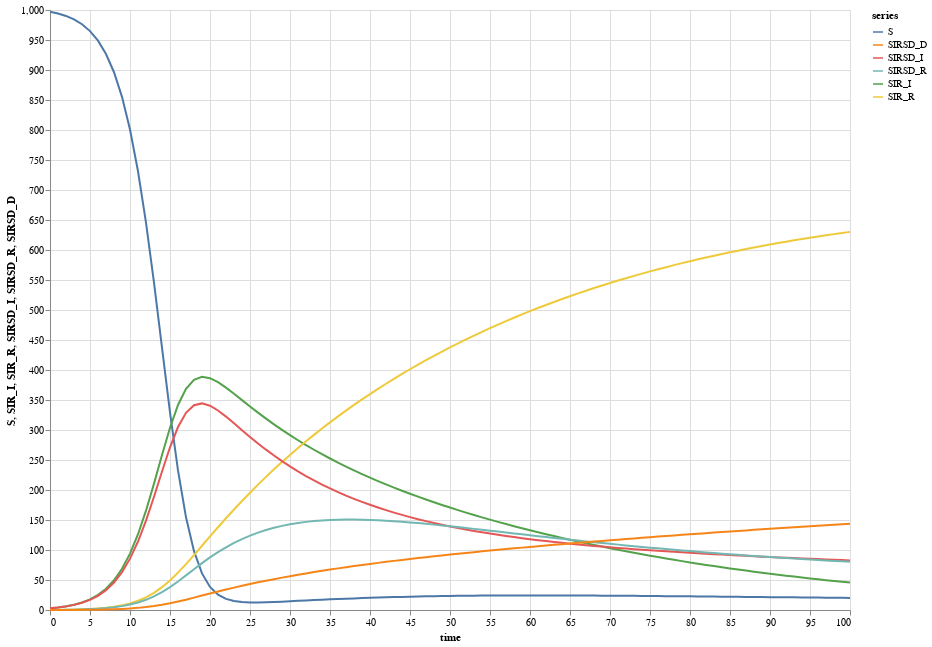

Here is the notebook cell this chart was saved with:
### Code cell
points = simulate(joined at [0..100 by 1])

S = series(value(points.S), "S", {{ style = "lines" }})
SIR_I = series(value(points.SIR_I), "SIR_I", {{ style = "lines" }})
SIR_R = series(value(points.SIR_R), "SIR_R", {{ style = "lines" }})

SIRSD_I = series(value(points.SIRSD_I), "SIRSD_I", {{ style = "lines" }})
SIRSD_R = series(value(points.SIRSD_R), "SIRSD_R", {{ style = "lines" }})
SIRSD_D = series(value(points.SIRSD_D), "SIRSD_D", {{ style = "lines" }})

plot("", [S, SIR_I, SIR_R, SIRSD_I, SIRSD_R, SIRSD_D], time(points), "time")

### Figure 1 — Vega-Lite specification as saved in the notebook (floating-point values rounded to 4 significant figures; data arrays with more than 128 entries replaced by an {"elided": "..."} marker saying what was removed)
{"$schema": "https://vega.github.io/schema/vega-lite/v4.json", "data": {"values": {"elided": "606 records"}}, "description": "", "height": 600, "layer": [{"encoding": {"color": {"field": "series", "type": "nominal"}, "x": {"field": "time", "type": "quantitative"}, "y": {"field": "S", "type": "quantitative"}}, "mark": "line"}, {"encoding": {"color": {"field": "series", "type": "nominal"}, "x": {"field": "time", "type": "quantitative"}, "y": {"field": "SIR_I", "type": "quantitative"}}, "mark": "line"}, {"encoding": {"color": {"field": "series", "type": "nominal"}, "x": {"field": "time", "type": "quantitative"}, "y": {"field": "SIR_R", "type": "quantitative"}}, "mark": "line"}, {"encoding": {"color": {"field": "series", "type": "nominal"}, "x": {"field": "time", "type": "quantitative"}, "y": {"field": "SIRSD_I", "type": "quantitative"}}, "mark": "line"}, {"encoding": {"color": {"field": "series", "type": "nominal"}, "x": {"field": "time", "type": "quantitative"}, "y": {"field": "SIRSD_R", "type": "quantitative"}}, "mark": "line"}, {"encoding": {"color": {"field": "series", "type": "nominal"}, "x": {"field": "time", "type": "quantitative"}, "y": {"field": "SIRSD_D", "type": "quantitative"}}, "mark": "line"}], "width": 800}
